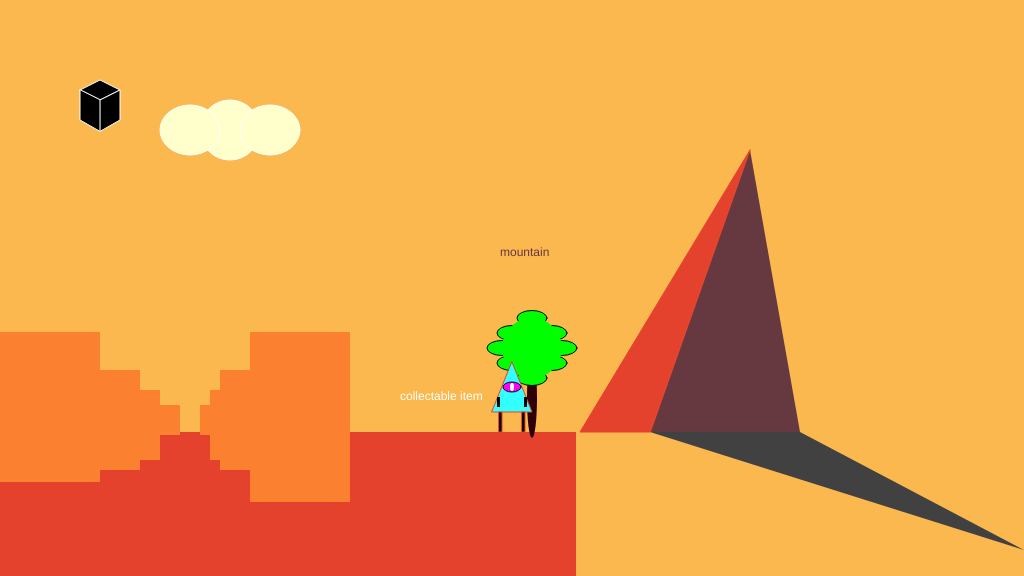
Frame 1 (no input)
Frame 60 (no input): identical to frame 1, image omitted
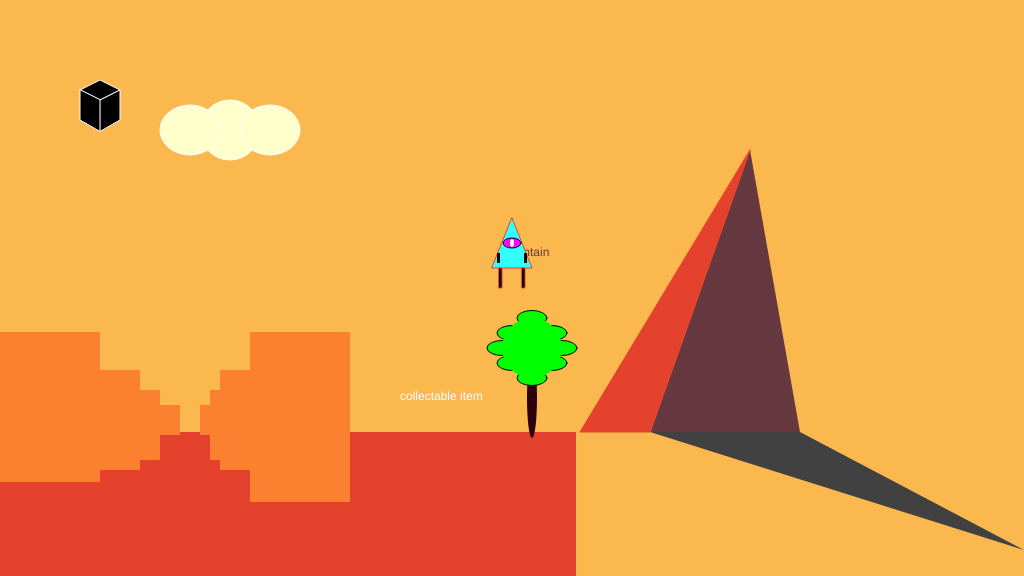
Frame 120 (the mouse pressed at the canvas centre since frame 60)

The p5.js sketch that drew these frames (run headless with seeded random() and noise() and a simulated clock; from frame 60 on, the mouse is pressed at the canvas centre):

// p5.js sketch
// ── sketch.js
/*

The Game Project

2b - using variables

*/

var floorPos_y;

var gameChar_x;
var gameChar_y;

var treePos_x;
var treePos_y;

var canyon;
var collectable;

var mountain;
var cloud;


function setup()
{
	createCanvas(1024, 576);
	floorPos_y = 432; //NB. we are now using a variable for the floor position

	//NB. We are now using the built in variables height and width
	gameChar_x = width/2;
	gameChar_y = floorPos_y;

	treePos_x = width/2;
	treePos_y = height/2; 

	canyon =  {x_pos: 0, width: 100};
	collectable = {x_pos: 100, y_pos: 100, size: 20};
	cloud = {x_pos: 200, y_pos: 130, width: 60, height: 50};
}

function draw()
{
	background(251,184,79); // fill the sky orange

	noStroke();
	fill(229,66,45);
	rect(0, floorPos_y, height, width - floorPos_y); //draw some green ground

	//3. a tree

	noStroke();
	fill(46,0,9);
	ellipse(treePos_x + 20, treePos_y + 110, 10, 80);
	fill(0,255,0);
	stroke(5);

	// corner ellipses
	ellipse(treePos_x, treePos_y + 45, 30, 15);
	ellipse(treePos_x + 40, treePos_y + 45, 30, 15);
	ellipse(treePos_x, treePos_y + 75, 30, 15);
	ellipse(treePos_x + 40, treePos_y + 75, 30, 15);
  
	// top, bottom, left, and right ellipses
	ellipse(treePos_x + 20, treePos_y + 30, 30, 15);
	ellipse(treePos_x + 20, treePos_y + 90, 30, 15);
	ellipse(treePos_x - 10, treePos_y + 60, 30, 15);
	ellipse(treePos_x + 50, treePos_y + 60, 30, 15);

	noStroke();
	circle(treePos_x + 20, treePos_y + 60, 60);

	//4. a canyon
	fill(251,128,48);
	noStroke();
	rect(canyon.x_pos, 332, canyon.width, 150);
	rect(canyon.x_pos + 20, 370, canyon.width + 20, 100);
	rect(canyon.x_pos + 120, 390, canyon.width - 60, 70);
	rect(canyon.x_pos + 150, 405, canyon.width - 70, 30);

	rect(canyon.x_pos + 250, 332, canyon.width, 170);
	rect(canyon.x_pos + 220, 370, canyon.width, 100);
	rect(canyon.x_pos + 210, 390, canyon.width, 70);
	rect(canyon.x_pos + 200, 405, canyon.width, 30);

	//5. a collectable token - eg. a jewel, fruit, coins
	noStroke();
	fill(255);
	text("collectable item", 400, 400);
	// cube function
	var size = collectable.size; //sets cube side length 
	drawCube(size);

	//1. a cloud in the sky
	fill(255,255,204);
	ellipse(cloud.x_pos + 30, cloud.y_pos, cloud.width, cloud.height + 10);
	ellipse(cloud.x_pos + 70, cloud.y_pos, cloud.width, cloud.height);
	ellipse(cloud.x_pos - 10, cloud.y_pos, cloud.width, cloud.height);

	//2. a mountain in the distance
	//... add your code here
	noStroke();
	fill(102,56,63);
	text("mountain", 500, 256);

	// Brown triangle
	fill(102,56,63);
	triangle(750, 150, 800, 432, 650, 432);
	
	// Shade triangle
	let c = color(251,184,79);
	let lightValue = lightness(c);
	fill(lightValue);
	triangle(1024, 550, 800, 432, 650, 432);

	// Orange triangle
	stroke(229,66,45);
	fill(229,66,45);
	triangle(750, 150, 580, 432, 650, 432);

	//Standing, facing frontwards
	//Add your code here ...
	// body
	fill(50, 350, 400);
	triangle(gameChar_x - 20, gameChar_y - 20, gameChar_x + 20, gameChar_y - 20, gameChar_x, gameChar_y - 70);

	// legs
	fill(0);
	rect(gameChar_x - 13, gameChar_y - 20, 3, 20);
	rect(gameChar_x + 10, gameChar_y - 20, 3, 20);

	// eyes
	fill(350, 0, 400);
	stroke(10);
	ellipse(gameChar_x, gameChar_y - 45, 18, 10);
	noStroke();
	fill(400, 300, 400);
	ellipse(gameChar_x, gameChar_y - 45, 4, 8);

	// arms
	fill(0);
	rect(gameChar_x - 15, gameChar_y - 35, 3, 10);
	rect(gameChar_x + 12, gameChar_y - 35, 3, 10);

}

function mousePressed()
{
	gameChar_x = mouseX;
	gameChar_y = mouseY;
}

function drawCube(xx) {
	var dW = 30; //drawing width
	var dH = 10; //drawing height
	var cW = collectable.x_pos; //x coordinate for center
	var cH = collectable.y_pos; //y coordinate for center
	var yy = xx/2; //half of side length
	fill(0); //sets fill color to red
	stroke(255);
	quad (cW, cH, cW + xx, cH - yy, cW, cH - xx, cW - xx, cH - yy); //draws the top quad of a cube
	quad (cW, cH, cW + xx, cH - yy, cW + xx, cH + xx, cW, cH + PI*yy); //draws the right quad of a cube
	quad (cW, cH, cW, cH + PI*yy, cW - xx, cH + xx, cW - xx, cH - yy); //draws the left quad of a cube
  }
